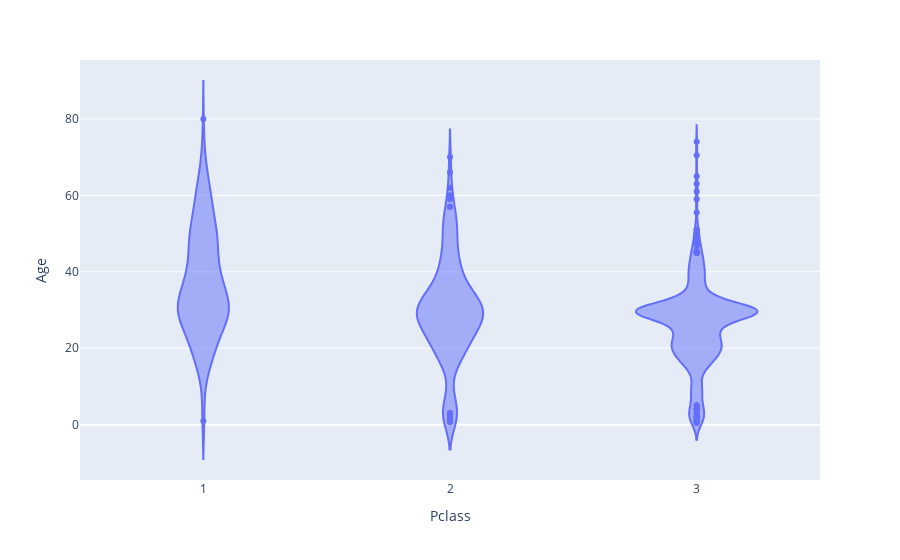

The code cell stored with this chart in its notebook:
### Markdown cell above
## 35 Create a violin plot of age by Pclass.

### Code cell
px.violin(df,x='Pclass',y='Age')

### Figure 1 — Plotly figure (JSON) as saved in the notebook; plotly's stock layout.template omitted (floating-point values rounded to 4 significant figures; data arrays with more than 128 entries replaced by an {"elided": "..."} marker saying what was removed)
{"data": [{"alignmentgroup": "True", "box": {"visible": false}, "hovertemplate": "Pclass=%{x}<br>Age=%{y}<extra></extra>", "legendgroup": "", "marker": {"color": "#636efa"}, "name": "", "offsetgroup": "", "orientation": "v", "scalegroup": "True", "showlegend": false, "type": "violin", "x": {"elided": "891 int values"}, "x0": " ", "xaxis": "x", "y": {"elided": "891 float values"}, "y0": " ", "yaxis": "y"}], "layout": {"autosize": true, "legend": {"tracegroupgap": 0}, "margin": {"t": 60}, "violinmode": "group", "xaxis": {"anchor": "y", "autorange": true, "domain": [0, 1], "range": [0.5, 3.5], "title": {"text": "Pclass"}, "type": "linear"}, "yaxis": {"anchor": "x", "autorange": true, "domain": [0, 1], "range": [-14.49, 95.41], "title": {"text": "Age"}, "type": "linear"}}}
